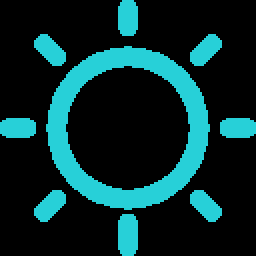
#> input picture main/resource/image/day80.png, 128 x 128 px (shown 2 times larger); its folder holds only this picture in this run
$ python -i Content.py   (imports and definitions only)
#> lines starting #> are read from the running program, lines starting #| are printed output that depends on the picture
#> (the call stopped at in download_all, `response = requests.get(url)`: the network is not available in this run)
### main/demo/Component.py
import threading
import time

import pandas as pd
import requests
from ttkbootstrap.constants import *
from bs4 import BeautifulSoup as bs
import ttkbootstrap as ttkbs

import API
import Reptile


# 动态更新时间 组件
# [5 lines left out: function now_time, not called in this run]


# 获取当前年月
def get_now_ym():
    year_month = time.strftime('%Y%m', time.localtime())
    return year_month


# 获取日历框年月值
# [50 lines left out: functions get_box_ym, get_box_day, get_box_city, get_history, not called in this run]


# 清空内容窗口
def box_clear(frame):
    for widget in frame.winfo_children():
        widget.destroy()


# 搜索 开启线程
def search_thread(date_box, city_box, text_box):
    t2 = threading.Thread(target=get_history, args=(date_box, city_box, text_box))
    t2.start()


# 日出日落content_box
def sun_updown():
    try:
        # 查找日出日落
        url = 'https://tianqi.2345.com/'
        response = requests.get(url=url)
        response.encoding = response.apparent_encoding
        html = response.text
        soup = bs(html, 'lxml')  # 页面源码
        # print(soup)
        # 日出
        sun_up_text = soup.find(class_='banner-whether-info1-l').text.strip('\n').split(' ')  # 查找日出时间
        sun_up = []
        for i in sun_up_text:
            if i != '':
                sun_up.append(i)
        # del sun_up[0]
        # 日落
        sun_down_text = soup.find(class_='banner-whether-info1-r').text.strip('\n').split(' ')  # 查找日落时间
        sun_down = []
        for i in sun_down_text:
            if i != '':
                sun_down.append(i)
        # del sun_down[0]
        result = {sun_up[0]: sun_up[1], sun_down[0]: sun_down[1]}
        return result
    except:
        pass


# 日出日落线程
# def sun_threading(content_box):
#     sun_th = threading.Thread(target=sun_updown, args=(content_box,))
#     sun_th.start()


# 开机自启
# [58 lines left out: functions auto_boot, service_notice, theme_change, dark_default, not called in this run]


# 进度条
# def processbar():
#     progress_bar = ttkbs.Progressbar()
#     progress_bar.place(x=280, y=60, height=10, width=140)

### main/demo/API.py
import requests


# 腾讯位置服务 获取定位
def location_query():
    # https://apis.map.qq.com/ws/location/v1/ip?key=NR2BZ-NQMCH-ALNDJ-W6NQA-VOROZ-CBBY7
    url = 'https://apis.map.qq.com/ws/location/v1/ip'
    key = 'NR2BZ-NQMCH-ALNDJ-W6NQA-VOROZ-CBBY7'
    params = {'key': key}
    response = requests.get(url, params)
    rs = response.json()
    result = rs['result']['ad_info']
    city0 = result['city'].strip('市')
    # 查看能否获取到区级
    if result['district'] == '':
        data = {'city0': city0, 'city': city0, 'adcode': result['adcode']}
    else:
        data = {'city0': city0, 'city': result['district'], 'adcode': result['adcode']}
    return data


# 高德地图 live_picture
# 传入参数：城市编码
# [45 lines left out: functions live_weather, forecast_weather, target, not called in this run]


# [7 lines of commented-out code are left out]

### main/demo/Download_photo.py
import requests
import re

# 图片来源：国家气象数据中心
url = 'https://data.cma.cn'


# 下载全部图片
def download_all():
    response = requests.get(url)
    # 编码一致
    response.encoding = response.apparent_encoding
    # 定义匹配链接和文件路径
    image_info = [
        ('http://image.data.cma.cn/vis/1kmCLDAS_ChnPre01/.*?', '../resource/live_picture/全国1小时累计降水量实况'),
        ('http://image.data.cma.cn/vis/1kmCLDAS_ChnPre03/.*?', '../resource/live_picture/全国3小时累计降水量实况'),
        ('http://image.data.cma.cn/vis/CLDAS_ChnTem01/.*?', '../resource/live_picture/全国小时气温实况'),
        ('http://image.data.cma.cn/vis/CLDAS_RT_CHN_0P05_HOR-VIS.*?', '../resource/live_picture/全国小时最低能见度实况'),
        ('http://image.data.cma.cn/vis/FY4A-_AGRI_L1C_TCC-_MULT_GLL_SMALL/.*?', '../resource/live_picture/卫星云量图')
    ]

    # 遍历下载图片
    for img_url_pattern, img_name in image_info:
        try:
            parr = re.compile(f'src="({img_url_pattern})"')
            images = re.findall(parr, response.text)
            # print(f'{img_name}：{images[0]}')  # 测试
            img_data = requests.get(images[0]).content
            with open(f'{img_name}.png', 'wb') as f:
                f.write(img_data)
        except:
            print(f'{img_name}下载失败')
            pass


# 下载某张图片
# [34 lines left out: function download_one, not called in this run]


# if __name__ == '__main__':
#     download_all()
#     download_one(2)

### main/demo/Chart_data.py
import requests
from bs4 import BeautifulSoup as bs
from ttkbootstrap.constants import *

import API
import Component
import Tran_pinyin


# 爬取天气后报数据  旭日图
def pre_data_tqhb():
    # 自动定位获取城市编码
    loc = API.location_query()
    # 城市中文名
    city_CN = loc['city0']
    # 上个月年月值
    date = str(int(Component.get_now_ym()) - 1)
    city_PY = Tran_pinyin.find_tqhb_py(city_CN)
    url = 'http://tianqihoubao.com/lishi/' + city_PY + '/month/' + date + '.html'
    try:
        response = requests.get(url=url)
        response.encoding = response.apparent_encoding
        html = response.text
        soup = bs(html, 'lxml')  # 页面源码
        table = soup.find_all('table')[0]  # 查找table标签
        # 数据处理
        data = []
        td_list = table.find_all('td')
        for i in td_list:
            weather = str(i.text).replace('\n', '').replace('\r', '').replace(' ', '')
            data.append(weather)
        # data = []
    except:
        data = []
        print('旭日图和雷达图数据异常')
    # print(data)
    return data


# 获取数据集  旭日图
tqhb_data = pre_data_tqhb()


# 旭日图数据
# [74 lines left out: functions data_pie, pre_data_tqs, not called in this run]


# 天气史 折线图数据
tqs_data = pre_data_tqs()


# 雷达图数据
# [101 lines left out: functions data_polar, data_line, pre_data_bar, not called in this run]


# 天气史 获取各城市数据集
bar_data = pre_data_bar()


# 条形图数据
def data_bar():
    return bar_data


# 表格数据
# [45 lines left out: function data_table, not called in this run]

# [5 lines of commented-out code are left out]

### main/demo/Content.py
from tkinter import *

import Component
import Download_photo
import Photo_show
from Reptile import *

import Chart


# 自动定位
# [1 line that did not run here, left out]
# 市
# [1 line that did not run here, left out]
# 区/县
# [1 line that did not run here, left out]
# 城市编码
# [1 line that did not run here, left out]
# 城市英文名
# [1 line that did not run here, left out]
# 高德地图API查询 live_picture
# [1 line that did not run here, left out]
# 高德地图API查询 预报天气
# [1 line that did not run here, left out]
# 心知天气API查询 各项指数
# [1 line that did not run here, left out]
# 获取今天日期和该城市定位
year_month = Component.get_now_ym()  # 获取现在年月
# [1 line that did not run here, left out]
# 获取日出日落
# [1 line that did not run here, left out]


# 今日天气
# [123 lines left out: function today_weather, not called in this run]


# 未来天气
def future_weather(frame):
    # 清空内容窗口
    Component.box_clear(frame=frame)
    # 新增新窗口
    content_box = ttkbs.LabelFrame(master=frame, text='未来天气')
    content_box.place(width=700, height=550, x=0, y=0)
    # 分割线
    ttkbs.Separator(master=content_box, orient=VERTICAL).place(width=1, height=360, x=233, y=100)
    ttkbs.Separator(master=content_box, orient=VERTICAL).place(width=1, height=360, x=467, y=100)
    # 天气信息
    forecast_wea = forecast_weath['casts']
    reporttime = '○ 更新时间 ' + str(forecast_weath['reporttime']).split()[1]
    refresh_label = ttkbs.Label(master=content_box, background='', text=reporttime)
    refresh_label.place(width=200, height=50, x=486, y=10)
    city_label = Label(master=content_box, text=city, font=('黑体', 16))
    city_label.place(width=234, height=50, x=234, y=10)
    # 图片
    global day_img1
    global night_img1
    day_img1 = PhotoImage(file='../resource/image/白天.png').subsample(2, 2)
    night_img1 = PhotoImage(file='../resource/image/夜晚.png')
    # 天气信息
    # 明天天气
    week_CN = ['周一', '周二', '周三', '周四', '周五', '周六', '周日']
    forecast_wea1 = forecast_wea[1]
    d1 = str(forecast_wea1['date']).split('-')
    date1 = d1[1] + '/' + d1[2]
    dayweather1 = forecast_wea1['dayweather']
    daytemp1 = forecast_wea1['daytemp'] + '℃'
    daywind1 = forecast_wea1['daywind'] + '风'
    daypower1 = forecast_wea1['daypower'] + '级'
    nightweather1 = forecast_wea1['nightweather']
    nighttemp1 = forecast_wea1['nighttemp'] + '℃'
    nightwind1 = forecast_wea1['nightwind'] + '风'
    nightpower1 = forecast_wea1['nightpower'] + '级'
    date_label1 = Label(master=content_box, text=date1, font=('黑体', 12))
    date_label1.place(width=193, height=70, x=20, y=60)
    week_label1 = Label(master=content_box, text='明天', font=('黑体', 10))
    week_label1.place(width=193, height=40, x=20, y=110)
    day_img_label1 = Label(master=content_box, background='lightblue', font=('黑体', 10), image=day_img1)
    day_img_label1.place(width=93, height=93, x=20, y=150)
    dayweather_label1 = Label(master=content_box, background='red', text=dayweather1, font=('黑体', 14))
    dayweather_label1.place(width=93, height=40, x=20, y=250)
    daytemp_label1 = Label(master=content_box, background='red', text=daytemp1, font=('黑体', 16))
    daytemp_label1.place(width=93, height=40, x=20, y=300)
    daywind_label1 = Label(master=content_box, background='red', text=daywind1, font=('黑体', 12))
    daywind_label1.place(width=93, height=40, x=20, y=350)
    daypower_label1 = Label(master=content_box, background='red', text=daypower1, font=('黑体', 12))
    daypower_label1.place(width=93, height=40, x=20, y=400)
    night_img_label1 = Label(master=content_box, background='lightblue', font=('黑体', 10), image=night_img1)
    night_img_label1.place(width=93, height=93, x=123, y=150)
    nightweather_label1 = Label(master=content_box, background='red', text=nightweather1, font=('黑体', 14))
    nightweather_label1.place(width=93, height=40, x=123, y=250)
    nighttemp_label1 = Label(master=content_box, background='red', text=nighttemp1, font=('黑体', 16))
    nighttemp_label1.place(width=93, height=40, x=123, y=300)
    nightwind_label1 = Label(master=content_box, background='red', text=nightwind1, font=('黑体', 12))
    nightwind_label1.place(width=93, height=40, x=123, y=350)
    nightpower_label1 = Label(master=content_box, background='red', text=nightpower1, font=('黑体', 12))
    nightpower_label1.place(width=93, height=40, x=123, y=400)
    # 后天天气
    forecast_wea2 = forecast_wea[2]
    d2 = str(forecast_wea2['date']).split('-')
    date2 = d2[1] + '/' + d2[2]
    w2 = forecast_wea2['week']
    week2 = week_CN[int(w2) - 1]
    dayweather2 = forecast_wea2['dayweather']
    daytemp2 = forecast_wea2['daytemp'] + '℃'
    daywind2 = forecast_wea2['daywind'] + '风'
    daypower2 = forecast_wea2['daypower'] + '级'
    nightweather2 = forecast_wea2['nightweather']
    nighttemp2 = forecast_wea2['nighttemp'] + '℃'
    nightwind2 = forecast_wea2['nightwind'] + '风'
    nightpower2 = forecast_wea2['nightpower'] + '级'
    date_label2 = Label(master=content_box, text=date2, font=('黑体', 12))
    date_label2.place(width=194, height=70, x=253, y=60)
    week_label2 = Label(master=content_box, text=week2, font=('黑体', 10))
    week_label2.place(width=194, height=40, x=253, y=110)
    day_img_label2 = Label(master=content_box, background='lightblue', font=('黑体', 10), image=day_img1)
    day_img_label2.place(width=93, height=93, x=253, y=150)
    dayweather_label2 = Label(master=content_box, background='red', text=dayweather2, font=('黑体', 14))
    dayweather_label2.place(width=93.5, height=40, x=253, y=250)
    daytemp_label2 = Label(master=content_box, background='red', text=daytemp2, font=('黑体', 16))
    daytemp_label2.place(width=93.5, height=40, x=253, y=300)
    daywind_label2 = Label(master=content_box, background='red', text=daywind2, font=('黑体', 12))
    daywind_label2.place(width=93.5, height=40, x=253, y=350)
    daypower_label2 = Label(master=content_box, background='red', text=daypower2, font=('黑体', 12))
    daypower_label2.place(width=93.5, height=40, x=253, y=400)
    night_img_label2 = Label(master=content_box, background='lightblue', font=('黑体', 10), image=night_img1)
    night_img_label2.place(width=93, height=93, x=356.5, y=150)
    nightweather_label2 = Label(master=content_box, background='red', text=nightweather2, font=('黑体', 14))
    nightweather_label2.place(width=93.5, height=40, x=356.5, y=250)
    nighttemp_label2 = Label(master=content_box, background='red', text=nighttemp2, font=('黑体', 16))
    nighttemp_label2.place(width=93.5, height=40, x=356.5, y=300)
    nightwind_label2 = Label(master=content_box, background='red', text=nightwind2, font=('黑体', 12))
    nightwind_label2.place(width=93.5, height=40, x=356.5, y=350)
    nightpower_label2 = Label(master=content_box, background='red', text=nightpower2, font=('黑体', 12))
    nightpower_label2.place(width=93.5, height=40, x=356.5, y=400)
    # 2天后天气
    forecast_wea3 = forecast_wea[3]
    # print(forecast_wea3)
    d3 = str(forecast_wea3['date']).split('-')
    date3 = d3[1] + '/' + d3[2]
    w3 = forecast_wea3['week']
    week3 = week_CN[int(w3) - 1]
    dayweather3 = forecast_wea3['dayweather']
    daytemp3 = forecast_wea3['daytemp'] + '℃'
    daywind3 = forecast_wea3['daywind'] + '风'
    daypower3 = forecast_wea3['daypower'] + '级'
    nightweather3 = forecast_wea3['nightweather']
    nighttemp3 = forecast_wea3['nighttemp'] + '℃'
    nightwind3 = forecast_wea3['nightwind'] + '风'
    nightpower3 = forecast_wea3['nightpower'] + '级'
    date_label3 = Label(master=content_box, text=date3, font=('黑体', 12))
    date_label3.place(width=193, height=70, x=486, y=60)
    week_label3 = Label(master=content_box, text=week3, font=('黑体', 10))
    week_label3.place(width=193, height=40, x=486, y=110)
    day_img_label3 = Label(master=content_box, background='lightblue', font=('黑体', 10), image=day_img1)
    day_img_label3.place(width=93, height=93, x=486, y=150)
    dayweather_label3 = Label(master=content_box, background='red', text=dayweather3, font=('黑体', 14))
    dayweather_label3.place(width=93, height=40, x=486, y=250)
    daytemp_label3 = Label(master=content_box, background='red', text=daytemp3, font=('黑体', 16))
    daytemp_label3.place(width=93, height=40, x=486, y=300)
    daywind_label3 = Label(master=content_box, background='red', text=daywind3, font=('黑体', 12))
    daywind_label3.place(width=93, height=40, x=486, y=350)
    daypower_label3 = Label(master=content_box, background='red', text=daypower3, font=('黑体', 12))
    daypower_label3.place(width=93, height=40, x=486, y=400)
    night_img_label3 = Label(master=content_box, background='lightblue', font=('黑体', 10), image=night_img1)
    night_img_label3.place(width=93, height=93, x=589, y=150)
    nightweather_label3 = Label(master=content_box, background='red', text=nightweather3, font=('黑体', 14))
    nightweather_label3.place(width=93, height=40, x=589, y=250)
    nighttemp_label3 = Label(master=content_box, background='red', text=nighttemp3, font=('黑体', 16))
    nighttemp_label3.place(width=93, height=40, x=589, y=300)
    nightwind_label3 = Label(master=content_box, background='red', text=nightwind3, font=('黑体', 12))
    nightwind_label3.place(width=93, height=40, x=589, y=350)
    nightpower_label3 = Label(master=content_box, background='red', text=nightpower3, font=('黑体', 12))
    nightpower_label3.place(width=93, height=40, x=589, y=400)


# 历史天气
# [260 lines left out: functions history_weather, data_view, live_picture, setting, about_we, not called in this run]

>>> import cv2
>>> picture = cv2.imread('../resource/image/day80.png', cv2.IMREAD_GRAYSCALE)
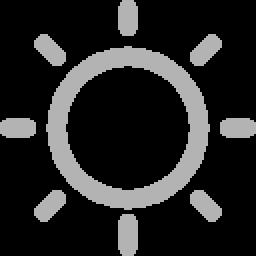
#> picture: shape (128, 128) (shown 2 times larger); min 0, max 190, mean 38.7
>>> result = future_weather(picture)
#> (the run stopped early here; a loop or call above may not have finished)

$ run again, on main/resource/image/night80.png
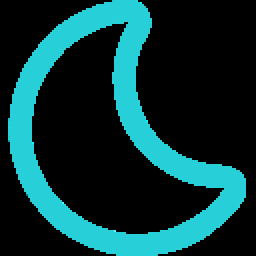
#> input picture main/resource/image/night80.png, 128 x 128 px (shown 2 times larger)
#> `picture = cv2.imread('../resource/image/day80.png', cv2.IMREAD_GRAYSCA..`:
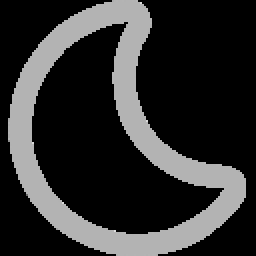
#> picture: shape (128, 128) (shown 2 times larger); min 0, max 221, mean 46.9

$ run again, on main/resource/image/白天.png
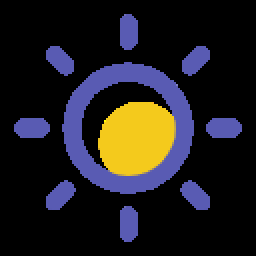
#> input picture main/resource/image/白天.png, 128 x 128 px (shown 2 times larger)
#> `picture = cv2.imread('../resource/image/day80.png', cv2.IMREAD_GRAYSCA..`:
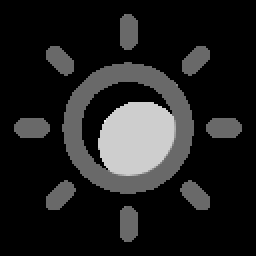
#> picture: shape (128, 128) (shown 2 times larger); min 0, max 241, mean 32.1
